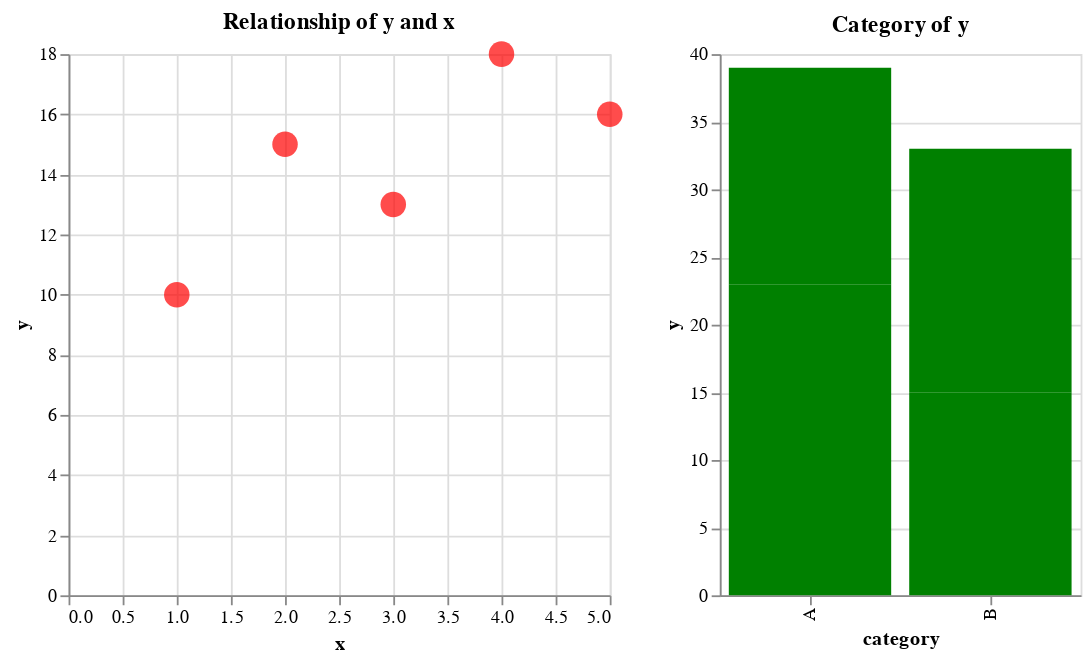

Notebook source saved alongside this figure:
### Markdown cell above
Өгөгдлийн төрлийг encode хийх боломжтой бөгөөд дэлгэрэнгүйг: https://altair-viz.github.io/user_guide/encodings/index.html#encoding-data-types

### Code cell
chart1 = alt.Chart(df)\
    .mark_point(size=200, filled=True, color='red')\
    .encode(
            x='x:Q',
            y='y:Q',
            )\
    .properties(
        title="Relationship of y and x"
        )

chart2 = alt.Chart(df,
                   height=300,
                   width=200)\
    .mark_bar(color='green')\
    .encode(
            x='category:N',
            y='y:Q'
            )\
    .properties(
        title="Category of y"
        )

subplot_chart = alt.hconcat(chart1, chart2)
subplot_chart

### Figure 1 — Vega-Lite specification as saved in the notebook (floating-point values rounded to 4 significant figures)
{"config": {"view": {"continuousWidth": 300, "continuousHeight": 300}}, "hconcat": [{"mark": {"type": "point", "color": "red", "filled": true, "size": 200}, "encoding": {"x": {"field": "x", "type": "quantitative"}, "y": {"field": "y", "type": "quantitative"}}, "title": "Relationship of y and x"}, {"mark": {"type": "bar", "color": "green"}, "encoding": {"x": {"field": "category", "type": "nominal"}, "y": {"field": "y", "type": "quantitative"}}, "height": 300, "title": "Category of y", "width": 200}], "data": {"name": "data-80f2b87a20860237714d85825c6ce024"}, "$schema": "https://vega.github.io/schema/vega-lite/v5.15.1.json", "datasets": {"data-80f2b87a20860237714d85825c6ce024": [{"x": 1, "y": 10, "category": "A"}, {"x": 2, "y": 15, "category": "B"}, {"x": 3, "y": 13, "category": "A"}, {"x": 4, "y": 18, "category": "B"}, {"x": 5, "y": 16, "category": "A"}]}}
